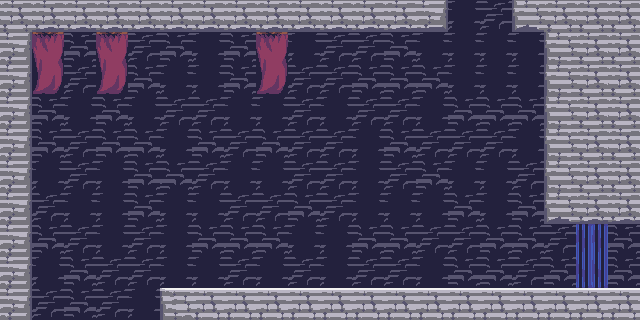

A level layout from a 2D game, rendered from its tile map. Below: a short description, then the map file with its tile-grid data intact:
An orthogonal 20x10 tile map with 32x32 px tiles, 1 tile layer (Tile Layer 1).

<map version="1.0" tiledversion="2017.11.22" orientation="orthogonal" renderorder="right-down" width="20" height="10" tilewidth="32" tileheight="32" infinite="0" nextobjectid="1">
 <tileset firstgid="1" source="tiletest.tsx" />
 <layer name="Tile Layer 1" width="20" height="10">
  <data encoding="csv">
13,96,96,96,96,96,96,96,96,96,96,96,96,97,134,133,95,13,13,13,
14,53,173,53,133,173,134,173,53,134,133,133,173,134,134,134,134,12,13,13,
14,93,133,93,173,134,134,173,93,133,133,173,173,173,134,134,134,12,13,13,
14,173,134,173,134,133,133,134,134,133,134,133,133,134,173,173,173,12,13,13,
14,173,133,173,173,134,173,133,173,133,133,134,173,133,133,133,134,12,13,13,
14,134,133,134,173,173,133,134,134,133,133,134,133,173,134,134,133,12,13,13,
14,133,134,134,173,134,134,133,133,173,133,134,134,134,173,134,173,95,96,96,
14,173,133,134,133,134,173,173,173,134,134,173,173,133,133,173,173,133,301,173,
14,134,173,133,133,134,134,133,134,133,134,133,133,134,173,173,133,173,341,173,
14,133,173,133,134,54,55,55,55,55,55,55,55,55,55,55,55,55,55,55
</data>
 </layer>
</map>
